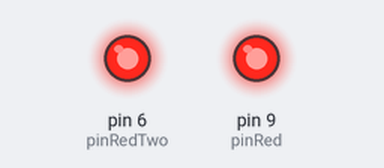
Simulated run of this sketch. Board: Arduino Uno, built with avr-gcc and run on an emulated ATmega328P. Shown: output pins drawn as LEDs (lit = HIGH).

Above: at 0.1 s.
Timing chart, 0 to 1.6 s (numbered marks = the images above):
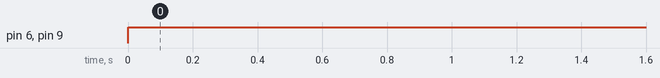

The sketch:

_4_arduino_analog_write_command1.ino
```cpp
int pinRed = 9;
int pinRedTwo = 6;

void setup()
{
  pinMode(pinRed, OUTPUT);
  pinMode(pinRedTwo, OUTPUT);
}


void loop()
{
  analogWrite(pinRed, 255);
  analogWrite(pinRedTwo, 255);
}
```

Measured:
- by itself, pin 6 (pinRedTwo), pin 9 (pinRed): LOW → HIGH at 0.00 s
